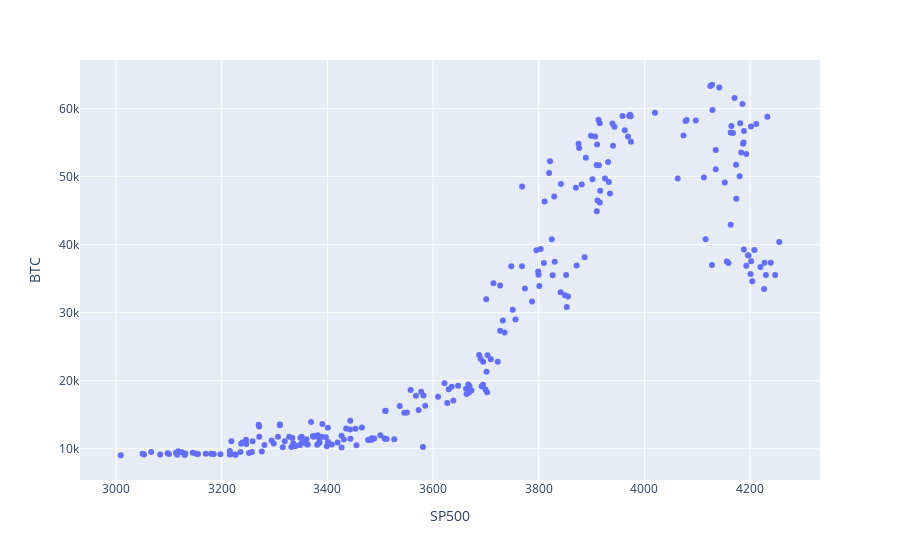

Notebook code cell kept with this figure:
### Code cell
# Sctter plot between BTC and SP500

px.scatter(
    btc_sp500.loc['2020-06-14':'2021-06-14'],
    x="SP500",
    y="BTC"
)

### Figure 1 — Plotly figure (JSON) as saved in the notebook; plotly's stock layout.template omitted (floating-point values rounded to 4 significant figures; data arrays with more than 128 entries replaced by an {"elided": "..."} marker saying what was removed)
{"data": [{"hovertemplate": "SP500=%{x}<br>BTC=%{y}<extra></extra>", "legendgroup": "", "marker": {"color": "#636efa", "symbol": "circle"}, "mode": "markers", "name": "", "orientation": "v", "showlegend": false, "type": "scatter", "x": {"elided": "250 float values"}, "xaxis": "x", "y": {"elided": "250 float values"}, "yaxis": "y"}], "layout": {"autosize": true, "legend": {"tracegroupgap": 0}, "margin": {"t": 60}, "xaxis": {"anchor": "y", "autorange": true, "domain": [0, 1], "range": [2935.0, 4330.0], "title": {"text": "SP500"}, "type": "linear"}, "yaxis": {"anchor": "x", "autorange": true, "domain": [0, 1], "range": [5184.0, 67360.0], "title": {"text": "BTC"}, "type": "linear"}}}
